Frame 1 (no input): blank canvas, image omitted
Frame 60 (the mouse pressed at the canvas centre just before this capture): blank canvas, image omitted
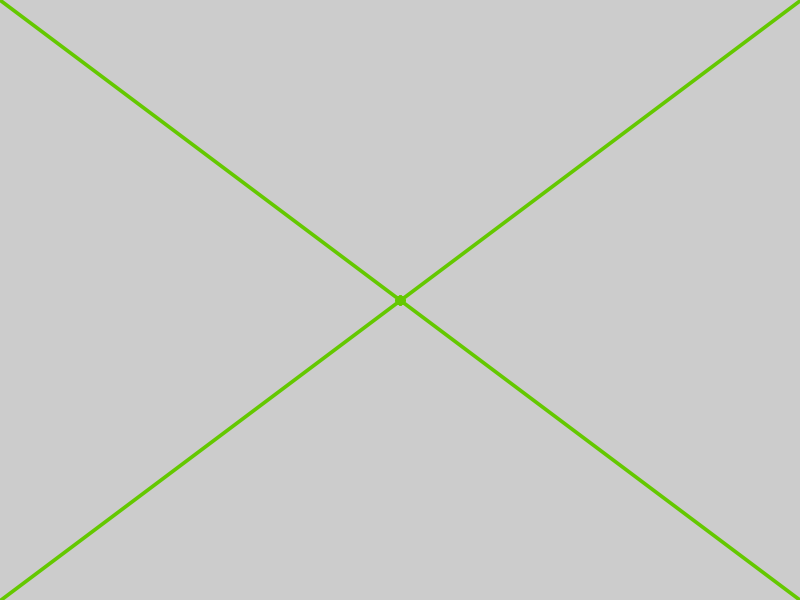
Frame 120 (the mouse held since frame 60 and released just before this capture)

The Processing sketch whose frames 1 and 60 were blank and that drew this single picture after the mouse press (run headless with seeded random() and noise(); from frame 60 on, the mouse is pressed at the canvas centre):

// Processing sketch: MandalaRandom
// ── MandalaRandom.pde
float prevX = 0;
float prevY = 0;

void setup(){
  size(800, 600);
}

//Funcion(devuelve valores, ej: Random(numero) y procedimiento(no devuelven valores) diferencia

void lineaProps(){ //Procedimiento
  stroke(100, 200, 0);
  strokeWeight(random(10)); 
}

void mandala(){
  if(mousePressed){
    line(mouseX, mouseY, prevX, prevY);
    line(width - mouseX, mouseY, width - prevX, prevY);
    line(mouseX, height - mouseY, prevX, height - prevY);
    line(width - mouseX, height - mouseY, width - prevX, height - prevY);
  }
  prevX = mouseX;
  prevY = mouseY;
}
  /*line(100, 540, 500, 200); funciona con linea 17
    println(width - mouseX, mouseY, width - prevX, prevY);
    frameRate(10);
    line(width - mouseX, height - mouseY, prevX, prevY); for fun
  else{
    text("hola", mouseX, mouseY);
    circle(50, 50, 50);                 for fun
    stroke(200, 0, 200);
  } 
  */
int randomI(float max){
  int val = round(random(max));
  return val;
}
void draw(){
  lineaProps();
  mandala();
}
